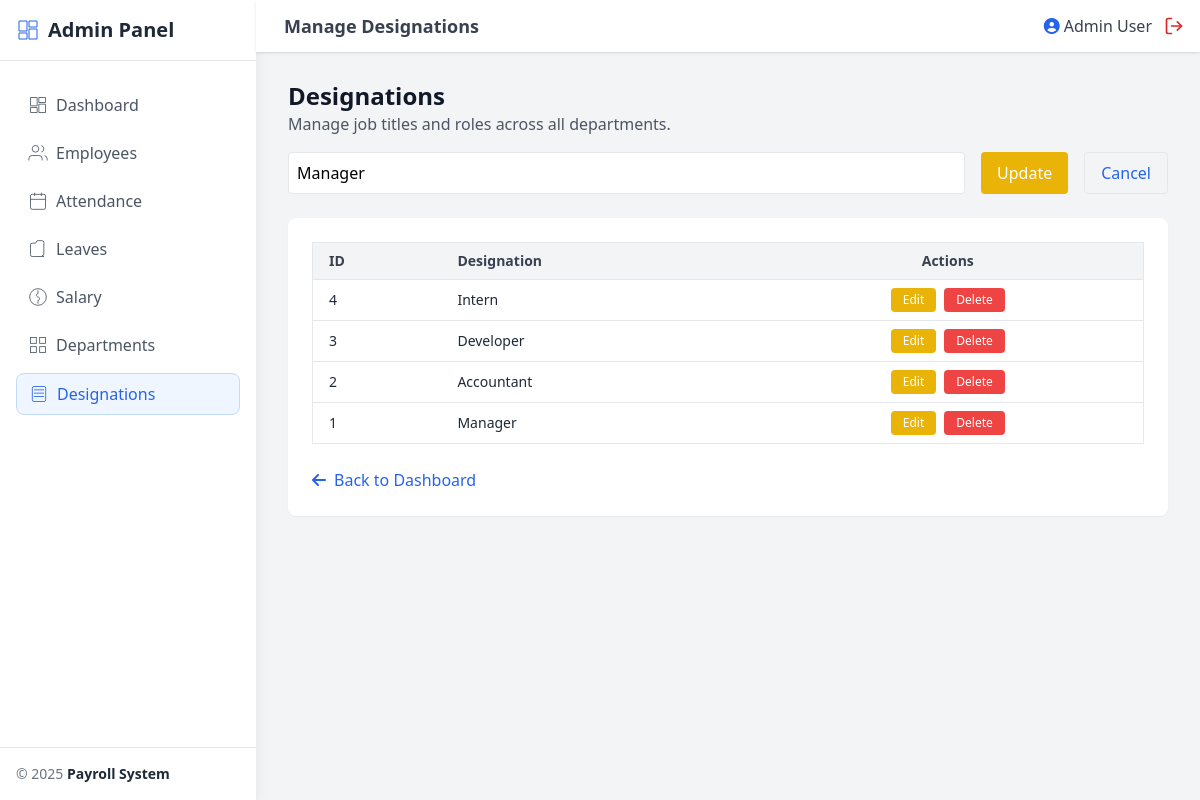
The app's page /admin/designations.php?edit=1 (signed in) with its own data.
### tables this page shows
CREATE TABLE designations (
    id INT AUTO_INCREMENT PRIMARY KEY,
    title VARCHAR(100) NOT NULL
);

### admin/designations.php (the view, shortened to what this page needs)
<?php
require '../includes/auth.php';
$emp = $_SESSION['user'];
$result = $conn->query("SELECT * FROM designations ORDER BY id DESC");
$edit = null;
if (isset($_GET['edit'])) {
  $id = (int) $_GET['edit'];
  $stmt = $conn->prepare("SELECT * FROM designations WHERE id=?");
  $stmt->bind_param("i", $id);
  $stmt->execute();
  $edit = $stmt->get_result()->fetch_assoc();
}
?>
<!DOCTYPE html>
<html lang="en">
<head>
  <script src="https://cdn.tailwindcss.com"></script>
  <link href="https://cdnjs.cloudflare.com/ajax/libs/font-awesome/6.5.0/css/all.min.css" rel="stylesheet">
</head>
<body class="bg-gray-100">
  <?php include_once '../includes/sidebar.php'; ?>
  <div class="flex-1 flex flex-col min-h-screen md:ml-64">
    <header class="fixed top-0 left-0 right-0 md:left-64 bg-white shadow flex justify-between items-center px-4 py-3 z-40">
      <div class="flex items-center space-x-3">
        <h1 class="text-lg font-semibold text-gray-700">Manage Designations</h1>
      </div>
      <div class="flex items-center space-x-3">
        <span class="text-gray-700 flex items-center">
          <i class="fas fa-user-circle text-blue-600 mr-1"></i>
          <?php echo htmlspecialchars($emp['name']); ?>
        </span>
        <a href="../logout.php" class="text-red-600 hover:text-red-800">
        </a>
      </div>
    </header>
    <main class="flex-1 pt-20 px-4 md:px-8 pb-8">
      <div class="flex flex-col sm:flex-row justify-between items-start sm:items-center space-y-4 sm:space-y-0 mb-4">
        <div>
          <h2 class="text-2xl font-bold text-gray-900">Designations</h2>
          <p class="text-gray-600"> Manage job titles and roles across all departments.</p>
        </div>
      </div>
      <div class="mb-6">
        <form method="post" class="flex flex-col md:flex-row gap-2">
          <input type="text" name="designation" placeholder="Enter Designation"
            class="border p-2 rounded flex-grow focus:outline-none focus:ring"
            value="<?= $edit ? htmlspecialchars($edit['title']) : '' ?>" required>
          <?php if ($edit): ?>
            <button type="submit" name="edit" value="<?= $edit['id'] ?>"
              class="bg-yellow-500 text-white px-4 py-2 rounded hover:bg-yellow-600 mt-2 md:mt-0 md:ml-2">
              Update
            </button>
            <a href="designations.php"
              class="px-4 py-2 border rounded text-blue-600 hover:underline mt-2 md:mt-0 md:ml-2">
              Cancel
            </a>
          <?php endif; ?>
        </form>
      </div>
      <div class="bg-white shadow-sm rounded-lg p-6">
        <div class="overflow-x-auto">
          <table class="w-full border border-gray-200 rounded-lg text-sm">
            <thead class="bg-gray-100 text-gray-700">
              <tr>
                <th class="px-4 py-2 text-left">ID</th>
                <th class="px-4 py-2 text-left">Designation</th>
                <th class="px-4 py-2 text-center">Actions</th>
              </tr>
            </thead>
            <tbody>
              <?php while ($row = $result->fetch_assoc()): ?>
                <tr class="border-t hover:bg-gray-50 transition">
                  <td class="px-4 py-2 text-gray-800"><?= $row['id'] ?></td>
                  <td class="px-4 py-2 font-medium text-gray-800"><?= htmlspecialchars($row['title']) ?></td>
                  <td class="px-4 py-2">
                    <div class="flex justify-center flex-wrap gap-2">
                      <a href="?edit=<?= $row['id'] ?>"
                        class="bg-yellow-500 hover:bg-yellow-600 text-white px-3 py-1 rounded text-xs transition">
                        Edit
                      </a>
                      <a href="?delete=<?= $row['id'] ?>"
                        onclick="return confirm('Are you sure you want to delete this designation?')"
                        class="bg-red-500 hover:bg-red-600 text-white px-3 py-1 rounded text-xs transition">
                        Delete
                      </a>
                    </div>
                  </td>
                </tr>
              <?php endwhile; ?>
            </tbody>
          </table>
        </div>
        <div class="mt-6 text-center md:text-left">
          <a href="dashboard.php"
            class="text-blue-600 hover:underline flex items-center justify-center md:justify-start">
            <i class="fa-solid fa-arrow-left mr-2"></i> Back to Dashboard
          </a>
        </div>
      </div>
    </main>
  </div>
</body>
</html>

### records on screen
designations: designation "Manager", id "1", title "Manager"
designations: id "4", title "Intern"
designations: id "3", title "Developer"
designations: id "2", title "Accountant"

### other values on screen
$item['title'] "Dashboard"
$item['title'] "Employees"
$item['title'] "Attendance"
$item['title'] "Leaves"
$item['title'] "Salary"
$item['title'] "Departments"
$item['title'] "Designations"
$emp['name'] "Admin User"
